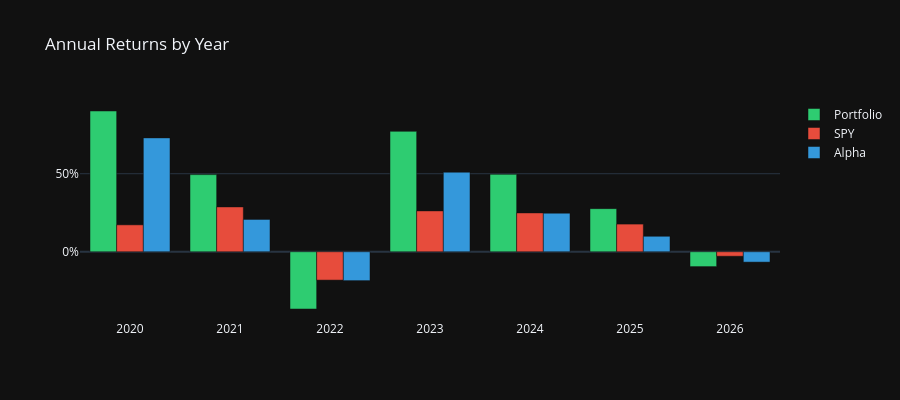

Notebook code cell kept with this figure:
### Code cell
# ── Annual Returns Summary ──────────────────────────────────────────────────────
def annual_return(ret_series):
    return (1 + ret_series).resample('YE').prod() - 1

ann_port  = annual_return(port_daily_ret) * 100
ann_bench = annual_return(bench_returns)  * 100

ann_df = pd.DataFrame({
    'Portfolio (%)': ann_port.values,
    'Benchmark SPY (%)': ann_bench.values,
    'Alpha (%)': (ann_port.values - ann_bench.values)
}, index=ann_port.index.year)
ann_df.index.name = 'Year'

fig = go.Figure()
fig.add_trace(go.Bar(x=ann_df.index.astype(str), y=ann_df['Portfolio (%)'],
                     name='Portfolio', marker_color='#2ecc71'))
fig.add_trace(go.Bar(x=ann_df.index.astype(str), y=ann_df['Benchmark SPY (%)'],
                     name='SPY', marker_color='#e74c3c'))
fig.add_trace(go.Bar(x=ann_df.index.astype(str), y=ann_df['Alpha (%)'],
                     name='Alpha', marker_color='#3498db'))
fig.update_layout(barmode='group', title='Annual Returns by Year',
                  template='plotly_dark', height=400, yaxis_ticksuffix='%')
fig.show()
display(ann_df.style.format('{:.2f}%').background_gradient(cmap='RdYlGn', axis=None))

### Figure 1 — Plotly figure (JSON) as saved in the notebook; plotly's stock layout.template omitted (floating-point values rounded to 4 significant figures)
{"data": [{"marker": {"color": "#2ecc71"}, "name": "Portfolio", "type": "bar", "x": ["2020", "2021", "2022", "2023", "2024", "2025", "2026"], "y": [90.21, 49.43, -36.7, 77.16, 49.6, 27.63, -9.524]}, {"marker": {"color": "#e74c3c"}, "name": "SPY", "type": "bar", "x": ["2020", "2021", "2022", "2023", "2024", "2025", "2026"], "y": [17.24, 28.73, -18.18, 26.18, 24.89, 17.72, -2.879]}, {"marker": {"color": "#3498db"}, "name": "Alpha", "type": "bar", "x": ["2020", "2021", "2022", "2023", "2024", "2025", "2026"], "y": [72.97, 20.7, -18.53, 50.99, 24.72, 9.908, -6.646]}], "layout": {"barmode": "group", "height": 400, "title": {"text": "Annual Returns by Year"}, "yaxis": {"ticksuffix": "%"}}}
